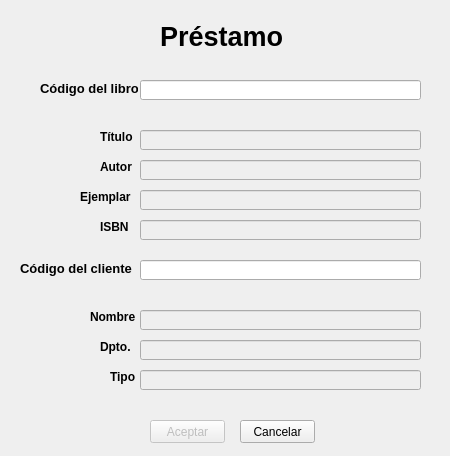
<?xml version="1.0" encoding="UTF-8"?>
<ui version="4.0">
 <class>Prestamo</class>
 <widget class="QDialog" name="Prestamo">
  <property name="geometry">
   <rect>
    <x>0</x>
    <y>0</y>
    <width>450</width>
    <height>456</height>
   </rect>
  </property>
  <property name="minimumSize">
   <size>
    <width>450</width>
    <height>456</height>
   </size>
  </property>
  <property name="maximumSize">
   <size>
    <width>450</width>
    <height>456</height>
   </size>
  </property>
  <property name="windowTitle">
   <string>Préstamo</string>
  </property>
  <widget class="QLabel" name="label">
   <property name="geometry">
    <rect>
     <x>40</x>
     <y>80</y>
     <width>98</width>
     <height>16</height>
    </rect>
   </property>
   <property name="font">
    <font>
     <pointsize>10</pointsize>
     <weight>75</weight>
     <bold>true</bold>
    </font>
   </property>
   <property name="text">
    <string>Código del libro</string>
   </property>
  </widget>
  <widget class="QLabel" name="label_2">
   <property name="geometry">
    <rect>
     <x>20</x>
     <y>260</y>
     <width>113</width>
     <height>16</height>
    </rect>
   </property>
   <property name="font">
    <font>
     <pointsize>10</pointsize>
     <weight>75</weight>
     <bold>true</bold>
    </font>
   </property>
   <property name="text">
    <string>Código del cliente</string>
   </property>
  </widget>
  <widget class="QLabel" name="label_3">
   <property name="geometry">
    <rect>
     <x>100</x>
     <y>130</y>
     <width>35</width>
     <height>14</height>
    </rect>
   </property>
   <property name="font">
    <font>
     <pointsize>9</pointsize>
     <weight>75</weight>
     <bold>true</bold>
    </font>
   </property>
   <property name="text">
    <string>Título</string>
   </property>
  </widget>
  <widget class="QLabel" name="label_4">
   <property name="geometry">
    <rect>
     <x>100</x>
     <y>160</y>
     <width>36</width>
     <height>14</height>
    </rect>
   </property>
   <property name="font">
    <font>
     <pointsize>9</pointsize>
     <weight>75</weight>
     <bold>true</bold>
    </font>
   </property>
   <property name="text">
    <string>Autor</string>
   </property>
  </widget>
  <widget class="QLabel" name="label_5">
   <property name="geometry">
    <rect>
     <x>80</x>
     <y>190</y>
     <width>52</width>
     <height>14</height>
    </rect>
   </property>
   <property name="font">
    <font>
     <pointsize>9</pointsize>
     <weight>75</weight>
     <bold>true</bold>
    </font>
   </property>
   <property name="text">
    <string>Ejemplar</string>
   </property>
  </widget>
  <widget class="QLabel" name="label_6">
   <property name="geometry">
    <rect>
     <x>100</x>
     <y>220</y>
     <width>29</width>
     <height>14</height>
    </rect>
   </property>
   <property name="font">
    <font>
     <pointsize>9</pointsize>
     <weight>75</weight>
     <bold>true</bold>
    </font>
   </property>
   <property name="text">
    <string>ISBN</string>
   </property>
  </widget>
  <widget class="QLabel" name="label_7">
   <property name="geometry">
    <rect>
     <x>90</x>
     <y>310</y>
     <width>47</width>
     <height>14</height>
    </rect>
   </property>
   <property name="font">
    <font>
     <pointsize>9</pointsize>
     <weight>75</weight>
     <bold>true</bold>
    </font>
   </property>
   <property name="text">
    <string>Nombre</string>
   </property>
  </widget>
  <widget class="QLabel" name="label_8">
   <property name="geometry">
    <rect>
     <x>100</x>
     <y>340</y>
     <width>35</width>
     <height>14</height>
    </rect>
   </property>
   <property name="font">
    <font>
     <pointsize>9</pointsize>
     <weight>75</weight>
     <bold>true</bold>
    </font>
   </property>
   <property name="text">
    <string>Dpto.</string>
   </property>
  </widget>
  <widget class="QLabel" name="label_9">
   <property name="geometry">
    <rect>
     <x>110</x>
     <y>370</y>
     <width>26</width>
     <height>14</height>
    </rect>
   </property>
   <property name="font">
    <font>
     <pointsize>9</pointsize>
     <weight>75</weight>
     <bold>true</bold>
    </font>
   </property>
   <property name="text">
    <string>Tipo</string>
   </property>
  </widget>
  <widget class="QLineEdit" name="lineEditTitulo">
   <property name="enabled">
    <bool>false</bool>
   </property>
   <property name="geometry">
    <rect>
     <x>140</x>
     <y>130</y>
     <width>281</width>
     <height>20</height>
    </rect>
   </property>
  </widget>
  <widget class="QLineEdit" name="lineEditAutor">
   <property name="enabled">
    <bool>false</bool>
   </property>
   <property name="geometry">
    <rect>
     <x>140</x>
     <y>160</y>
     <width>281</width>
     <height>20</height>
    </rect>
   </property>
  </widget>
  <widget class="QLineEdit" name="lineEditEjemplar">
   <property name="enabled">
    <bool>false</bool>
   </property>
   <property name="geometry">
    <rect>
     <x>140</x>
     <y>190</y>
     <width>281</width>
     <height>20</height>
    </rect>
   </property>
  </widget>
  <widget class="QLineEdit" name="lineEditIsbn">
   <property name="enabled">
    <bool>false</bool>
   </property>
   <property name="geometry">
    <rect>
     <x>140</x>
     <y>220</y>
     <width>281</width>
     <height>20</height>
    </rect>
   </property>
  </widget>
  <widget class="QLineEdit" name="lineEditNombre">
   <property name="enabled">
    <bool>false</bool>
   </property>
   <property name="geometry">
    <rect>
     <x>140</x>
     <y>310</y>
     <width>281</width>
     <height>20</height>
    </rect>
   </property>
  </widget>
  <widget class="QLineEdit" name="lineEditDpto">
   <property name="enabled">
    <bool>false</bool>
   </property>
   <property name="geometry">
    <rect>
     <x>140</x>
     <y>340</y>
     <width>281</width>
     <height>20</height>
    </rect>
   </property>
  </widget>
  <widget class="QLineEdit" name="lineEditTipo">
   <property name="enabled">
    <bool>false</bool>
   </property>
   <property name="geometry">
    <rect>
     <x>140</x>
     <y>370</y>
     <width>281</width>
     <height>20</height>
    </rect>
   </property>
  </widget>
  <widget class="QLabel" name="labelLibro">
   <property name="geometry">
    <rect>
     <x>140</x>
     <y>100</y>
     <width>281</width>
     <height>16</height>
    </rect>
   </property>
   <property name="font">
    <font>
     <weight>75</weight>
     <bold>true</bold>
    </font>
   </property>
   <property name="text">
    <string/>
   </property>
  </widget>
  <widget class="QLabel" name="labelCliente">
   <property name="geometry">
    <rect>
     <x>140</x>
     <y>280</y>
     <width>281</width>
     <height>16</height>
    </rect>
   </property>
   <property name="font">
    <font>
     <weight>75</weight>
     <bold>true</bold>
    </font>
   </property>
   <property name="text">
    <string/>
   </property>
  </widget>
  <widget class="QLineEdit" name="lineEditCodigoLibro">
   <property name="geometry">
    <rect>
     <x>140</x>
     <y>80</y>
     <width>281</width>
     <height>20</height>
    </rect>
   </property>
  </widget>
  <widget class="QLineEdit" name="lineEditCodigoCliente">
   <property name="geometry">
    <rect>
     <x>140</x>
     <y>260</y>
     <width>281</width>
     <height>20</height>
    </rect>
   </property>
  </widget>
  <widget class="QPushButton" name="botonAceptar">
   <property name="enabled">
    <bool>false</bool>
   </property>
   <property name="geometry">
    <rect>
     <x>150</x>
     <y>420</y>
     <width>75</width>
     <height>23</height>
    </rect>
   </property>
   <property name="text">
    <string>Aceptar</string>
   </property>
  </widget>
  <widget class="QPushButton" name="botonCancelar">
   <property name="geometry">
    <rect>
     <x>240</x>
     <y>420</y>
     <width>75</width>
     <height>23</height>
    </rect>
   </property>
   <property name="text">
    <string>Cancelar</string>
   </property>
  </widget>
  <widget class="QLabel" name="label_10">
   <property name="geometry">
    <rect>
     <x>160</x>
     <y>20</y>
     <width>130</width>
     <height>33</height>
    </rect>
   </property>
   <property name="font">
    <font>
     <pointsize>20</pointsize>
     <weight>75</weight>
     <bold>true</bold>
    </font>
   </property>
   <property name="text">
    <string>Préstamo</string>
   </property>
  </widget>
 </widget>
 <tabstops>
  <tabstop>lineEditCodigoLibro</tabstop>
  <tabstop>lineEditCodigoCliente</tabstop>
  <tabstop>botonAceptar</tabstop>
  <tabstop>botonCancelar</tabstop>
  <tabstop>lineEditTitulo</tabstop>
  <tabstop>lineEditAutor</tabstop>
  <tabstop>lineEditEjemplar</tabstop>
  <tabstop>lineEditIsbn</tabstop>
  <tabstop>lineEditNombre</tabstop>
  <tabstop>lineEditDpto</tabstop>
  <tabstop>lineEditTipo</tabstop>
 </tabstops>
 <resources/>
 <connections/>
</ui>
